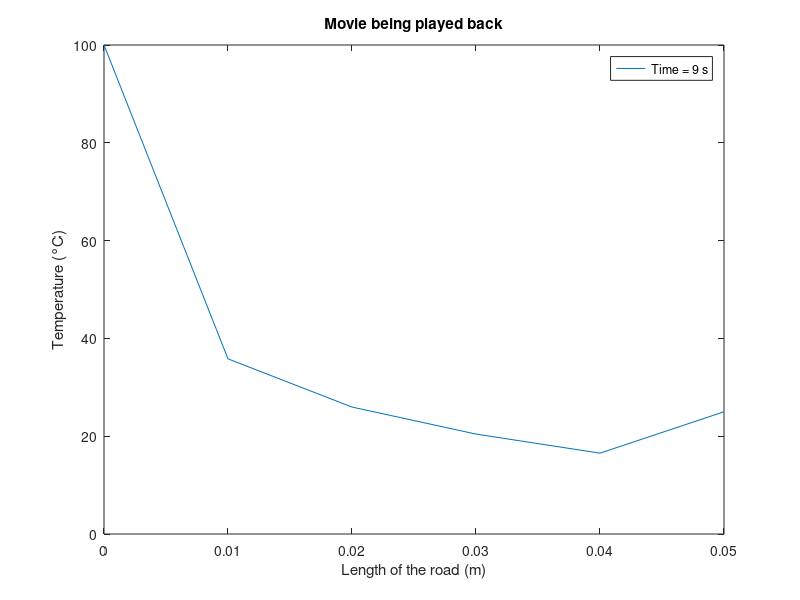

This chart was generated by the following MATLAB code:
clc
clear all

% Length of road in meters
l = 0.05;

% Thermal conductivity
k_prime = 54;

% Specific heat of the road
c = 490;

% Density of the material
density = 7800;

% Boundary temperatures
T1 = 100;
T2 = 25;

% Initial temperature
Ti = 20;

% Number of divisions
n = 5;

% End time of analysis
t = 9;

% Time step
dt = 3;

% Calculate number of steps
runs = t/dt + 1;

% Step size of length
dx = l/n;

% Thermal diffusivity
alpha = k_prime / (c * density);

% Relaxation factor
lambda = alpha * dt / (dx)^2;

% Initialize the length array
for i = 1:n+1
    L(i) = (i-1) * dx;
end

% Initialize temperature matrix
T = zeros(runs, n+1);

% Set boundary conditions
for i = 1:runs
    T(i,1) = T1;
    T(i,n+1) = T2;
end

% Set initial condition
for j = 2:n
    T(1,j) = Ti;
end

% Crank-Nicolson method
for j = 1:runs-1
    % Create matrix and constants for the Crank-Nicolson system
    A = zeros(n-1, n-1);
    b = zeros(n-1, 1);
    
    for i = 2:n
        k = i - 1;
        if k == 1
            A(k,k) = 1 + lambda;
            A(k,k+1) = -lambda/2;
            b(k) = (lambda/2)*T(j,i-1) + (1 - lambda)*T(j,i) + (lambda/2)*T(j,i+1);
        elseif k == n-1
            A(k,k-1) = -lambda/2;
            A(k,k) = 1 + lambda;
            b(k) = (lambda/2)*T(j,i-1) + (1 - lambda)*T(j,i) + (lambda/2)*T(j,i+1);
        else
            A(k,k-1) = -lambda/2;
            A(k,k) = 1 + lambda;
            A(k,k+1) = -lambda/2;
            b(k) = (lambda/2)*T(j,i-1) + (1 - lambda)*T(j,i) + (lambda/2)*T(j,i+1);
        end
    end
    
    % Solve for the next time step's temperature
    sol = A\b;
    for i = 2:n
        T(j+1,i) = sol(i-1);
    end
end

% Plot the results and record frames for the movie
for j = 0:runs-1
    for i = 1:n+1
        T_M(i) = T(j+1,i);
    end
    plot(L, T_M);
    xlabel('Length of the road (m)');
    ylabel('Temperature (°C)');
    legend(['Time = ' num2str(j*dt) ' s']);
    title('Temperature Distribution');
    frames(j+1) = getframe;
end
save frames
title('Movie being played back')
movie(frames)
